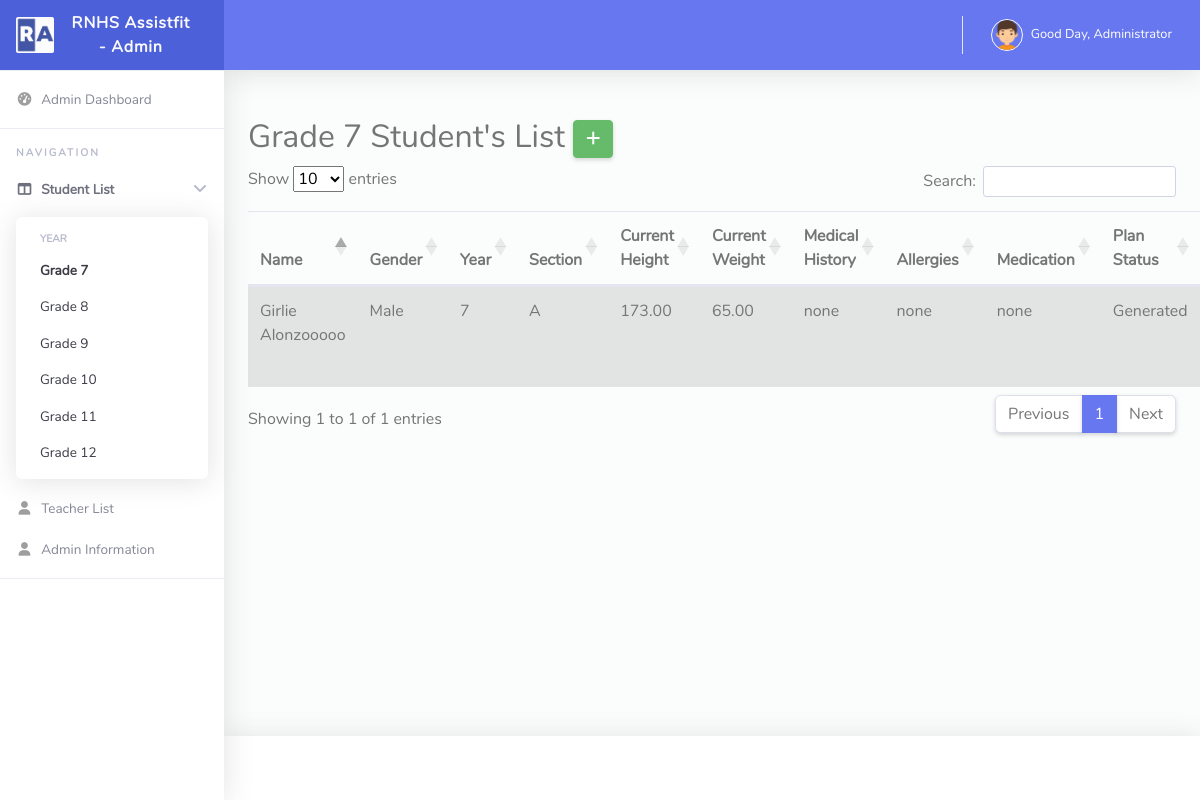
Screenshot of /admin/admin_studentlist.php?grade=7 (signed in) with the database file from the repository.
### tables this page shows
CREATE TABLE `students` (
  `student_id` int(11) NOT NULL,
  `student_idnum` text NOT NULL,
  `student_name` text NOT NULL,
  `student_gender` varchar(10) NOT NULL,
  `student_grade` int(11) NOT NULL,
  `student_section` text NOT NULL,
  `student_bdate` date NOT NULL,
  `student_email` text NOT NULL,
  `student_weight` decimal(10,2) NOT NULL COMMENT 'kg',
  `student_height` decimal(10,2) NOT NULL COMMENT 'cm',
  `student_medicalhistory` text NOT NULL,
  `student_allergy` text NOT NULL,
  `student_medication` text NOT NULL,
  `student_plan` text NOT NULL,
  `student_plant_timestamp` timestamp NOT NULL DEFAULT current_timestamp() ON UPDATE current_timestamp(),
  `student_status` int(11) NOT NULL DEFAULT 1
);

### admin/admin_studentlist.php (the view, shortened to what this page needs)
<?php
require_once("../conn.php");
$grade = $_GET['grade'];
$generateList = mysqli_query($conn, "SELECT * FROM students WHERE student_grade='$grade' ORDER BY student_idnum ASC ");
?>
<!DOCTYPE html>
<html lang="en">
<head>
  <link href="../vendor/fontawesome-free/css/all.min.css" rel="stylesheet" type="text/css">
  <link href="../vendor/bootstrap/css/bootstrap.min.css" rel="stylesheet" type="text/css">
  <link href="../css/ruang-admin.min.css" rel="stylesheet">
  <link rel="stylesheet" href="https://cdn.datatables.net/1.13.5/css/dataTables.bootstrap5.min.css">
  <link rel="stylesheet" href="https://cdnjs.cloudflare.com/ajax/libs/font-awesome/6.5.1/css/all.min.css" />
</head>
<body id="page-top">
  <div id="wrapper">
    <ul class="navbar-nav sidebar sidebar-light accordion" id="accordionSidebar">
         <a class="sidebar-brand d-flex align-items-center justify-content-center" href="admin_index.php">
        <div class="sidebar-brand-icon">
          <img src="../img/logo/logo2.png">
        </div>
        <div class="sidebar-brand-text mx-3">RNHS Assistfit - Admin</div>
      </a>
      <hr class="sidebar-divider my-0">
      <li class="nav-item">
        <a class="nav-link " href="admin_index.php">
          <i class="fas fa-fw fa-tachometer-alt"></i>
          <span>Admin Dashboard</span></a>
      </li>
      <hr class="sidebar-divider">
      <div class="sidebar-heading">
        Navigation
      </div>
      <li class="nav-item active">
        <a class="nav-link " href="#" data-toggle="collapse" data-target="#collapsePage" aria-expanded="true"
          aria-controls="collapsePage">
          <i class="fas fa-fw fa-columns"></i>
          <span>Student List</span>
        </a>
        <div id="collapsePage" class="collapse show" aria-labelledby="headingPage" data-parent="#accordionSidebar">
          <div class="bg-white py-2 collapse-inner rounded">
            <h6 class="collapse-header">Year</h6>
            <a class="collapse-item <?=$grade==7 ? 'active' : ''; ?>" href="admin_studentlist.php?grade=7">Grade 7</a>
            <a class="collapse-item <?=$grade==8 ? 'active' : ''; ?>" href="admin_studentlist.php?grade=8">Grade 8</a>
            <a class="collapse-item <?=$grade==9 ? 'active' : ''; ?>" href="admin_studentlist.php?grade=9">Grade 9</a>
            <a class="collapse-item <?=$grade==10 ? 'active' : ''; ?>" href="admin_studentlist.php?grade=10">Grade 10</a>
            <a class="collapse-item <?=$grade==11 ? 'active' : ''; ?>" href="admin_studentlist.php?grade=11">Grade 11</a>
            <a class="collapse-item <?=$grade==12 ? 'active' : ''; ?>" href="admin_studentlist.php?grade=12">Grade 12</a>
        </div>
      </li>
      <li class="nav-item">
        <a class="nav-link " href="admin_teacherlist.php">
          <i class="fas fa-fw fa-user"></i>
          <span>Teacher List</span></a>
      </li>
      <li class="nav-item">
        <a class="nav-link " href="admin_account.php">
          <i class="fas fa-fw fa-user"></i>
          <span>Admin Information</span></a>
      </li>
      <hr class="sidebar-divider">
    </ul>
        <div id="content-wrapper" class="d-flex flex-column">
          <div id="content">
            <nav class="navbar navbar-expand navbar-light bg-navbar topbar mb-4 static-top">
              <ul class="navbar-nav ml-auto">
                <li class="nav-item dropdown no-arrow">
                  <a class="nav-link dropdown-toggle" href="#" id="userDropdown" role="button" data-toggle="dropdown"
                  aria-haspopup="true" aria-expanded="false">
                  <img class="img-profile rounded-circle" src="../img/boy.png" style="max-width: 60px">
                  <span class="ml-2 d-none d-lg-inline text-white small">Good Day, Administrator</span>
                </a>
              </li>
            </ul>
          </nav>
          <div class="container-fluid" id="container-wrapper">
            <div class="d-sm-flex align-items-center justify-content-between mb-4">
            </div>
            <h2>Grade <?=$grade?> Student's List <button type="button" class="btn btn-success" data-toggle="modal" data-target="#exampleModalLong" id="#modalLong" data-placement="top" title="Register New Student"> <i class="fa-solid fa-plus"></i></button></h2>
            <table id="studentList" class="table table-striped" style="width:100%">
              <thead>
                <tr>
                  <th>Name</th>
                  <th>Gender</th>
                  <th>Year</th>
                  <th>Section</th>
                  <th>Current Height</th>
                  <th>Current Weight</th>
                  <th>Medical History</th>
                  <th>Allergies</th>
                  <th>Medication</th>
                  <th>Plan Status</th>
                </tr>
              </thead>
              <tbody>
                <?php
                if ($generateList) {
                  while ($row = mysqli_fetch_array($generateList)) {
                    ?>
                    <tr>
                      <td><?= $row['student_name'] ?></td>
                      <td><?= $row['student_gender'] ?></td>
                      <td><?= $row['student_grade'] ?></td>
                      <td><?= $row['student_section'] ?></td>
                      <td><?= $row['student_height'] ?></td>
                      <td><?= $row['student_weight'] ?></td>
                      <td><?= $row['student_medicalhistory'] ?></td>
                      <td><?= $row['student_allergy'] ?></td>
                      <td><?= $row['student_medication'] ?></td>
                      <td><?= $row['student_plan'] == '' ? 'Not Generated' : 'Generated'; ?></td>
                </tr>
                <?php
              }
            } else {
              echo 'Error' . mysqli_error($conn);
            }
            ?>
          </tbody>
        </table>
      </div>
    </div>
            <footer class="sticky-footer bg-white">
            </footer>
          </div>
        </div>
      </body>
      </html>

### rows the page displays
students: student_name "Girlie Alonzooooo", student_gender "Male", student_grade "7", student_section "A", student_height "173.00", student_weight "65.00", student_medicalhistory "none", student_allergy "none", student_medication "none", shows "Generated"

### other values shown
$grade "7"
